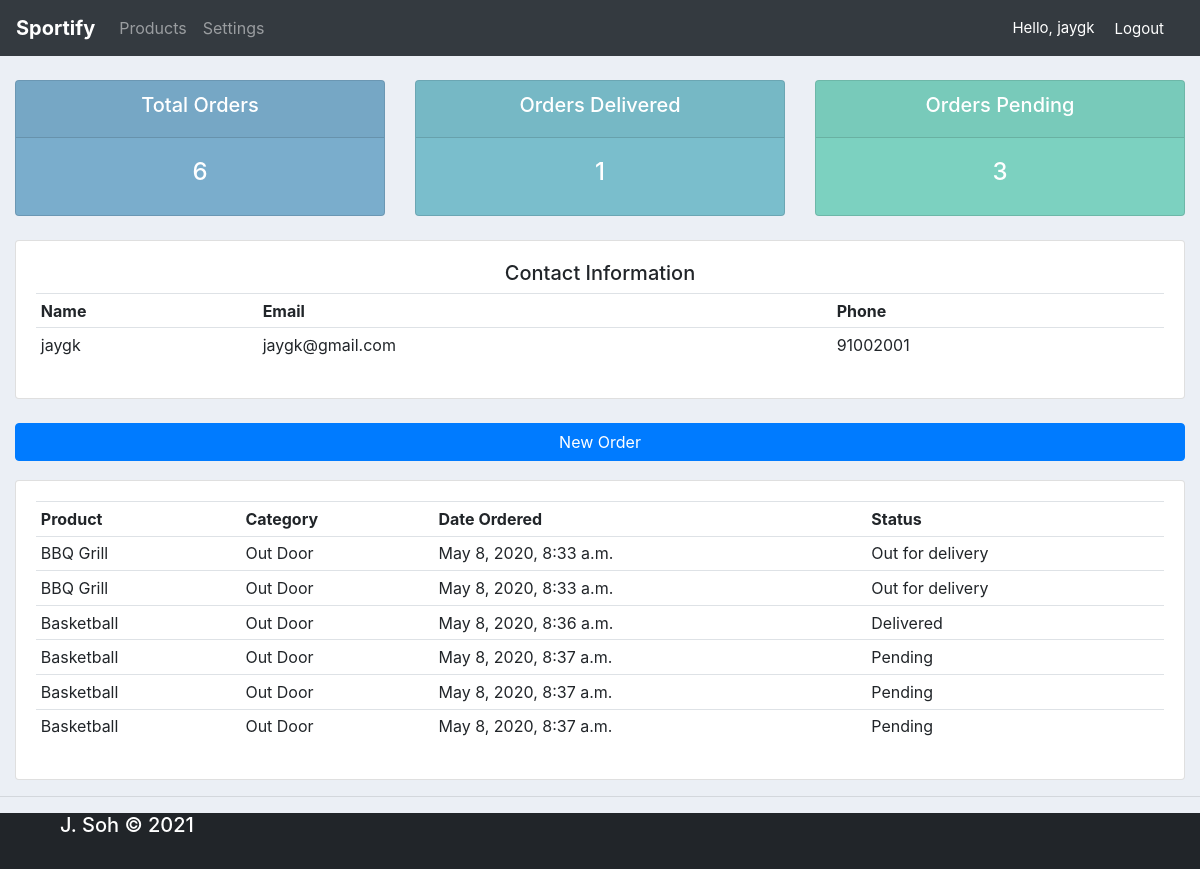
The page /user/ (signed in) on the database its author committed.
### accounts/models.py (models this page shows, shortened)
class Customer(models.Model):
    user = models.OneToOneField(User, null=True, blank = True, on_delete = models.CASCADE)   #CASCADE means whenever a User is deleted, the relationship to the customer will be deleted
    name = models.CharField(max_length = 255, null = True)
    phone = models.CharField(max_length = 255, null = True)
    email = models.CharField(max_length = 255, null = True)
    profile_pic = models.ImageField(default = "profile_pic.jpg",null = True, blank = True)
    data_created = models.DateTimeField(auto_now_add = True, null = True)

class Order(models.Model):
    STATUS = (
            ('Pending', 'Pending'),
            ('Out for delivery', 'Out for delivey'),
            ('Delivered', 'Delivered'),
            )
    customer = models.ForeignKey(Customer, null = True, on_delete = models.SET_NULL)
    product = models.ForeignKey(Product, null = True, on_delete = models.SET_NULL)
    date_created = models.DateTimeField(auto_now_add = True, null = True)
    status = models.CharField(max_length = 255, null = True, choices = STATUS)

class Product(models.Model):
    CATEGORY = (
            ('Fashion', 'Fashion'),
            ('Sports', 'Sports'),
            ('Furniture', 'Furniture'),
            ('Gardening', 'Gardening'),
            ('Kids', 'Kids'),
            ('Electronics', 'Electronics'),
            )
    name = models.CharField(max_length = 255, null = True)
    price = models.FloatField(null = True)
    category = models.CharField(max_length = 255, null = True, choices = CATEGORY)
    description = models.CharField(max_length = 255, null = True, blank = True)
    data_created = models.DateTimeField(auto_now_add = True, null = True)
    tags = models.ManyToManyField(Tag, null = True)
    def __str__(self):
        return self.name

### accounts/decorators.py (the view)
        def wrapper_func(request, *args, **kwargs):
            group = None
            if request.user.groups.exists():
                group = request.user.groups.all()[0].name
            if group in allowed_roles:
                return view_func(request, *args, **kwargs)
            else:
                return HttpResponse("You are not authorised to view this page")

### accounts/views.py (called while the page is built)
@login_required(login_url = 'accounts:login')
@allowed_users(allowed_roles = ['customer'])
def userPage(request):
    orders = request.user.customer.order_set.all()
    customer = request.user.customer
    total_orders = orders.count()
    pending_orders = orders.filter(status = 'Pending').count()
    orders_delivered = orders.filter(status = 'Delivered').count()
    context = {'orders': orders, 'total_orders': total_orders, 'pending_orders': pending_orders,
            'orders_delivered': orders_delivered, 'customer' :customer}
    return render(request, 'accounts/user.html', context)

### accounts/templates/accounts/user.html (shortened to what this page needs)
{% extends 'accounts/main.html'%}
{% block content_block %}
<br>
<div class="container-fluid">
{% include 'accounts/status.html' %}
<br>
  <div class="card">
    <div class="card-body">
    <h5 style="text-align: center"> Contact Information</h5>
    <table class ="table table-sm">
        <th>Name</th>
        <th>Email</th>
        <th>Phone</th>
      <tr>
        <td>{{request.user}}</td>
        <td>{{request.user.email}}</td>
        <td>{{request.user.customer.phone}}</td>
      </tr>
    </table>
  </div>
</div>
<br>
<a href="{% url 'accounts:create_order' %}" class="btn btn-primary btn-block float-right ">New Order</a>
<br>
<div class=" card card-body">
<table class="table table-sm">
  <tr>
    <th>Product</th>
    <th>Category</th>
    <th>Date Ordered</th>
    <th>Status</th>
  </tr>
  {% for i in orders %}
  <tr>
    <td>{{i.product}}</td>
    <td>{{i.product.category}}</td>
    <td>{{i.date_created}}</td>
    <td>{{i.status}}</td>
  </tr>
  {% endfor %}
</table>
</div>
</div>
{% endblock %}

### accounts/templates/accounts/navbar.html (shortened to what this page needs)
{% load static %}
<nav class="navbar navbar-expand-lg navbar-dark bg-dark">
  <a class="navbar-brand" href="{% url 'accounts:home' %}"><strong>Sportify</strong></a>
  <div class="collapse navbar-collapse" id="navbarNav">
    <ul class="navbar-nav">
      {% if request.user.is_staff %}
      <li class="nav-item active">
        <a class="nav-link" href="{% url 'accounts:home' %}">Dashboard <span class="sr-only">(current)</span></a>
      </li>
      <li class="nav-item">
        <a class="nav-link" href="{% url 'accounts:products'%}">Products</a>
      </li>
      {% else %}
      <li class="nav-item">
        <a class="nav-link" href="{% url 'accounts:products'%}">Products</a>
      </li>
      <li class="nav-item">
        <a class="nav-link" href="{% url 'accounts:account_settings'%}">Settings</a>
      </li>
      {% endif %}
    </ul>
  </div>
  <span class = "hello-msg">Hello, {{request.user}}</span>
  <span><a class = "hello-msg" href="{% url 'accounts:logout'%}">Logout</a></span>
</nav>

### static/css/main.css (style rules this page uses)
body { background-color: #ebeff5; }

### accounts/templates/accounts/navbar.html (style rules this page uses)
.hello-msg { font-size: 15px; color: #fff; margin-right: 20px; }

### rows shown on the page
Order: product "BBQ Grill", product.category "Out Door", date_created "May 8, 2020, 8:33 a.m.", status "Out for delivery"
Order: product "BBQ Grill", product.category "Out Door", date_created "May 8, 2020, 8:33 a.m.", status "Out for delivery"
Order: product "Basketball", product.category "Out Door", date_created "May 8, 2020, 8:36 a.m.", status "Delivered"
Order: product "Basketball", product.category "Out Door", date_created "May 8, 2020, 8:37 a.m.", status "Pending"
Order: product "Basketball", product.category "Out Door", date_created "May 8, 2020, 8:37 a.m.", status "Pending"
Order: product "Basketball", product.category "Out Door", date_created "May 8, 2020, 8:37 a.m.", status "Pending"

### other values the page prints
{{ request.user }} "jaygk"
{{ total_orders }} "6"
{{ orders_delivered }} "1"
{{ pending_orders }} "3"
{{ request.user.email }} "jaygk@gmail.com"
{{ request.user.customer.phone }} "91002001"
